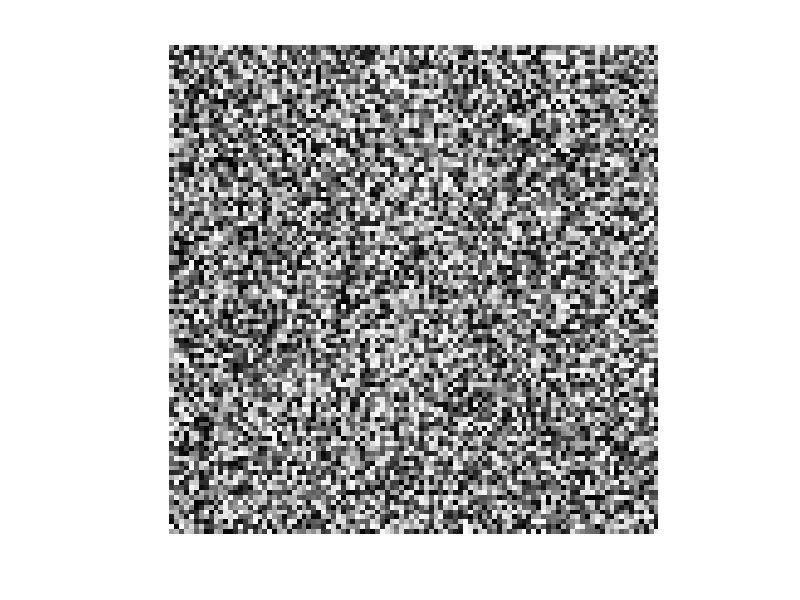
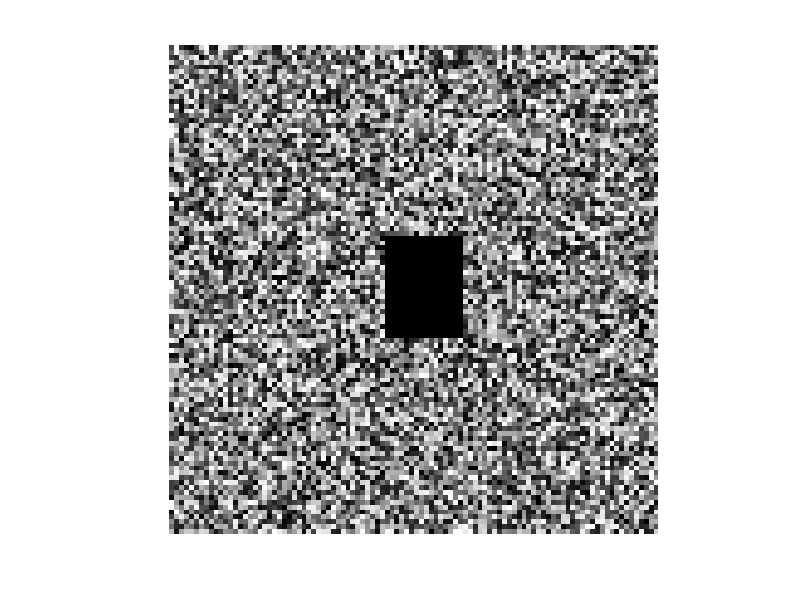
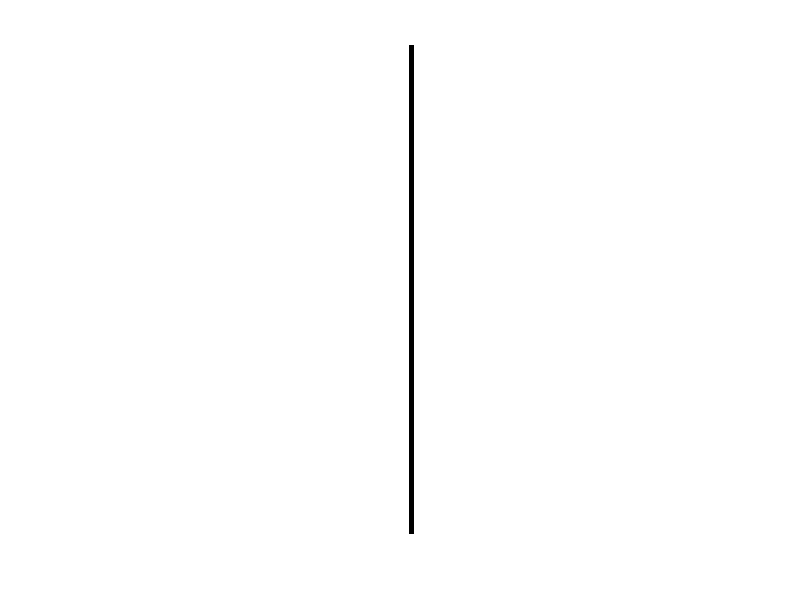

MATLAB code for these plots, in order:
% Random values between 0 and 255
matrix = rand(100, 100) * 255; 
matrix = uint8(matrix);

figure(1)
% Save the matrix as a PNG image
imwrite(matrix, 'output_image_random.png');
imshow(matrix)


% Random values between 0 and 255 with black square
matrix = rand(100, 100) * 255; 
matrix(40:60, 45:60) = 0;
matrix = uint8(matrix);

figure(2)
% Save the matrix as a PNG image
imwrite(matrix, 'output_image_random_square.png');
imshow(matrix)


% All white image with one black pixel
matrix = ones(100, 100); 
matrix(50, 50) = 0;
%matrix = uint8(matrix);

figure(3)
% Save the matrix as a PNG image
imwrite(matrix, 'output_image_one.png');
imshow(matrix)


% All white image with a line of black
matrix = ones(100, 100); 
matrix(:, 50) = 0;
%matrix = uint8(matrix);

figure(4)
% Save the matrix as a PNG image
imwrite(matrix, 'output_image_line.png');
imshow(matrix)